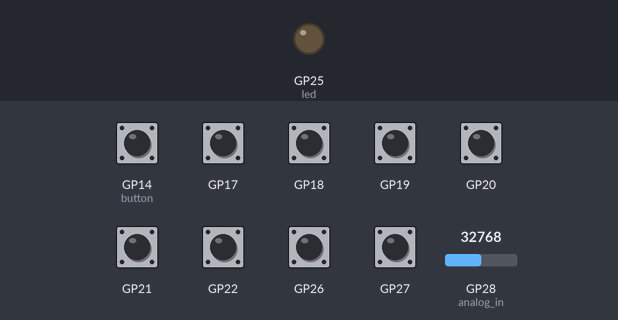
A program run on a simulated Raspberry Pi Pico running CircuitPython. Parts: output pins drawn as LEDs (lit = HIGH). The test bench sets the inputs (shaded band); at power-on: GP14 (button), GP17–22, GP26, GP27 HIGH, GP28 (analog_in) = 32768 (analog values on the 0–65535 scale). MIDI messages are not drawn; what the program prints to the serial console is not drawn.

Above: at 1.2 s.
1.3 s: GP14 (button) pulled LOW for 0.15 s
At 1.37 s:
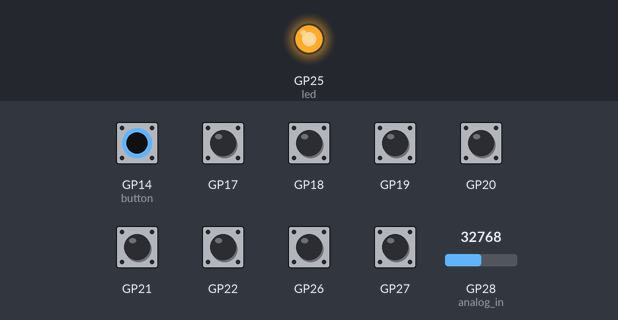
2.9 s: GP28 (analog_in) set to 45874
4.4 s: GP17 pulled LOW for 0.15 s
6.0 s: GP26 pulled LOW for 0.15 s
7.6 s: GP27 pulled LOW for 0.15 s
9.2 s: GP28 (analog_in) set to 57670
Timing chart, 0 to 11.7 s (numbered marks = the images above; inputs shaded):
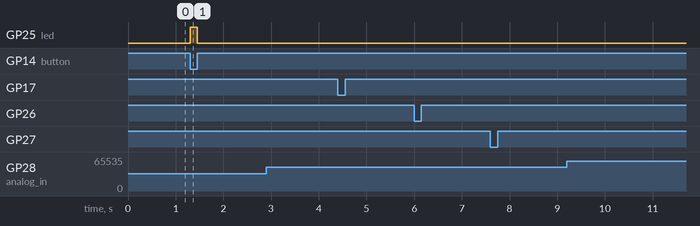

The program:

code.py
```python
import board
import digitalio
import time
import usb_midi
from analogio import AnalogIn
from MidiDevice import MidiDevice
from StartNote import StartNote
from StopNote import StopNote
from PitchBend import PitchBend
from Record import Record

ANALOG_MIN = 0
ANALOG_MAX = 65536
PITCH_BEND_SEND_INTERVAL = 0.05

last_pitch_bend = time.monotonic()
led = digitalio.DigitalInOut(board.GP25)
led.direction = digitalio.Direction.OUTPUT
analog_in = AnalogIn(board.A2)

record_button = {
    "button": digitalio.DigitalInOut(board.GP14),
    "value": True,
    "debounceTime": 0,
}
record_button["button"].direction = digitalio.Direction.INPUT
record_button["button"].pull = digitalio.Pull.UP


class PressedEvent:
    def __init__(self, note):
        self.note = note
        self.last_played = time.monotonic()

    def playback(self):
        midi.send(StartNote(self.note, 127))
        self.last_played = time.monotonic()


class ReleasedEvent:
    def __init__(self, note):
        self.note = note
        self.last_played = time.monotonic()
        self.time_offset = None

    def playback(self):
        midi.send(StopNote(self.note, 127))
        self.last_played = time.monotonic()


def init_button(pin, note):
    newButton = digitalio.DigitalInOut(pin)
    newButton.direction = digitalio.Direction.INPUT
    newButton.pull = digitalio.Pull.UP

    return {
        "button": newButton,
        "value": True,
        "debounceTime": 0,
        "note": note
    }


buttons = [
    init_button(board.GP27, 60),
    init_button(board.GP26, 62),
    init_button(board.GP21, 64),
    init_button(board.GP22, 65),
    init_button(board.GP19, 67),
    init_button(board.GP20, 69),
    init_button(board.GP17, 71),
    init_button(board.GP18, 72),
]

record = Record()

midi = MidiDevice(usb_midi.ports[1])


def start_note(note):
    midi.send(StartNote(note, 127))


def stop_note(note):
    midi.send(StopNote(note, 127))


def send_pitch_bend():
    global last_pitch_bend
    if time.monotonic() - last_pitch_bend > PITCH_BEND_SEND_INTERVAL:
        pitch_value = int((analog_in.value - ANALOG_MIN) / ANALOG_MAX * 16383)
        midi.send(PitchBend(pitch_value))
        last_pitch_bend = time.monotonic()


def try_record(note, pressed):
    if not record_button["value"]:
        if pressed:
            record.record_event(PressedEvent(note))
        else:
            record.record_event(ReleasedEvent(note))


def handle_buttons():
    for button in buttons:
        if time.monotonic() - button["debounceTime"] > 0.1:
            if button["button"].value != button["value"]:
                button["value"] = button["button"].value
                button["debounceTime"] = time.monotonic()
                if button["value"]:
                    stop_note(button["note"])
                    try_record(button["note"], False)
                else:
                    start_note(button["note"])
                    try_record(button["note"], True)


def handle_record_button():
    if time.monotonic() - record_button["debounceTime"] > 0.1:
        if record_button["button"].value != record_button["value"]:
            record_button["value"] = record_button["button"].value
            record_button["debounceTime"] = time.monotonic()
            if not record_button["value"]:
                record.reset()
            else:
                record.start_playback()

    if record_button["value"]:
        led.value = 0
        record.try_playback_event()
    else:
        led.value = 1


while True:
    send_pitch_bend()
    handle_buttons()
    handle_record_button()
```

MidiDevice.py
```python
from MidiPacket import MidiPacket


class MidiDevice:

    def __init__(self, out):
        self._out = out

    def send(self, packet: MidiPacket):
        data = bytes(packet)
        self._out.write(data, len(data))
```

StartNote.py
```python
from MidiPacket import MidiPacket


class StartNote(MidiPacket):

    def __init__(self, note, velocity=127):
        self._note = note
        self._velocity = velocity

    def __bytes__(self):
        return bytes([0x90, self._note, self._velocity])
```

StopNote.py
```python
from MidiPacket import MidiPacket


class StopNote(MidiPacket):

    def __init__(self, note, velocity=127):
        self._note = note
        self._velocity = velocity

    def __bytes__(self):
        return bytes([0x80, self._note, self._velocity])
```

PitchBend.py
```python
from MidiPacket import MidiPacket


class PitchBend(MidiPacket):

    def __init__(self, pitch):
        self._pitch = pitch

    def __bytes__(self):
        return bytes([0xe0, self._pitch & 0x7f, (self._pitch >> 7) & 0x7f])
```

Record.py
```python
import time


class Record:

    def __init__(self):
        self.start_time = time.monotonic()
        self.events = []
        self.record_length = 0

    def record_event(self, event):
        if len(self.events) == 0:
            self.start_time = time.monotonic()
        self.events.append(event)

    def try_playback_event(self):
        if len(self.events) == 0:
            return
        next_event = self.events[0]
        if next_event.last_played + self.record_length < time.monotonic():
            next_event.playback()
            self.events.append(next_event)
            self.events.pop(0)

    def start_playback(self):
        self.record_length = time.monotonic() - self.start_time

    def reset(self):
        self.events = []
        self.start_time = time.monotonic()
```

MidiPacket.py
```python
class MidiPacket:

    def __bytes__(self):
        pass
```

Measured:
- after the input at 1.3 s, GP25 (led): LOW → HIGH at once, → LOW 0.15 s later
- after the input at 2.9 s, every drawn part: stays the same
- after the input at 4.4 s, every drawn part: stays the same
- after the input at 6.0 s, every drawn part: stays the same
- after the input at 7.6 s, every drawn part: stays the same
- after the input at 9.2 s, every drawn part: stays the same
